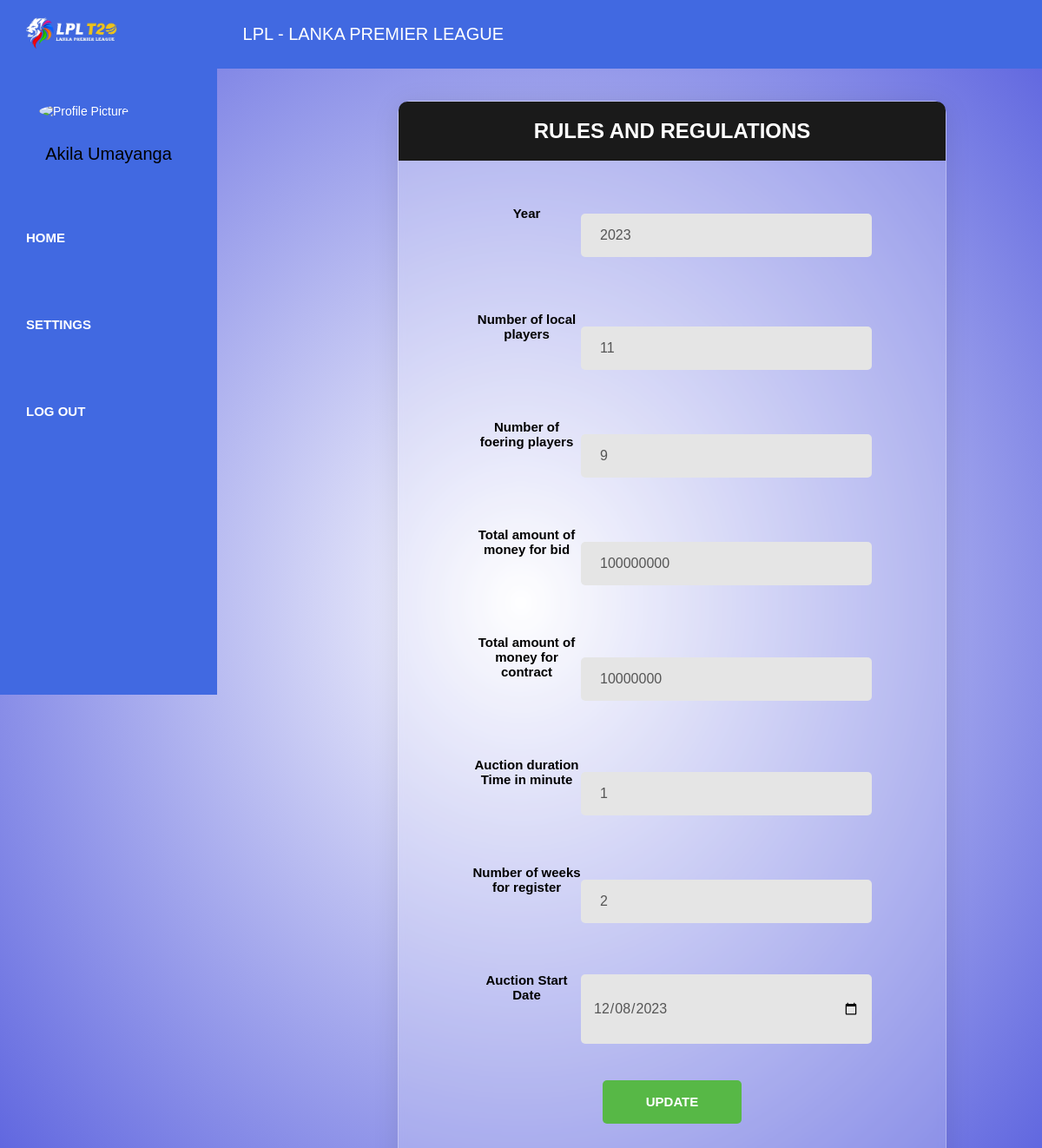
The app's page /Admin/Rule/rule.php (signed in) with its own data.
### tables this page shows
CREATE TABLE `rule` (
  `id` int(11) NOT NULL,
  `auction_year` year(4) NOT NULL,
  `no_local_players` int(11) NOT NULL,
  `no_foering_players` int(11) NOT NULL,
  `total_amount_of_bid` int(11) NOT NULL,
  `total_amount_of_contract` int(11) NOT NULL,
  `auction_duration_time` int(11) NOT NULL,
  `register_period` int(11) NOT NULL,
  `start` date NOT NULL DEFAULT current_timestamp()
);

### Admin/Rule/rule.php (the view, shortened to what this page needs)
<?php
        include "conn.php";
        mysqli_select_db($conn,"lplsystem");
if (isset($_SESSION['admin_id'])) {
    $sql="SELECT * from rule";
        $resultRule = mysqli_query($conn,$sql);
        while ($row = mysqli_fetch_assoc($resultRule)){
            $auction_year=$row['auction_year'];
            $no_local_players=$row['no_local_players'];
            $no_foering_players=$row['no_foering_players'];
            $total_amount_of_bid=$row['total_amount_of_bid'];
            $total_amount_of_contract=$row['total_amount_of_contract'];
            $auction_duration_time=$row['auction_duration_time'];
            $register_period=$row['register_period'];
            $start=$row['start'];
        }
} else {
    header("Location: ../logout.php");
}
?>
<!DOCTYPE html>
<html lang="en">
<head>
    <link href="vendor/mdi-font/css/material-design-iconic-font.min.css" rel="stylesheet" media="all">
    <link href="vendor/font-awesome-4.7/css/font-awesome.min.css" rel="stylesheet" media="all">
    <link href="vendor/select2/select2.min.css" rel="stylesheet" media="all">
    <link href="vendor/datepicker/daterangepicker.css" rel="stylesheet" media="all">
    <link href="css/main.css" rel="stylesheet" media="all">
</head>
<div class="header">
<body>
<?php
include('sidebar.php');
?>
<div class="navbar row">
      <div class="logo col-4">
        <img src="../../images/lpllogo.png" width="125px">
      </div>
      <div class="col-8" style="color: #fff; font-size:20px; text-align: center;"> LPL - LANKA PREMIER LEAGUE</div>
    </div>
    <br><br><br><br><br><br>
  <div class="content">
        <div class="wrapper wrapper--w790">
            <div class="card card-5">
                <div class="card-heading">
                    <h2 class="title">Rules And Regulations</h2>
                </div>
                <div class="card-body">
                    <form method="POST" action="">
                        <div class="form-row m-b-55">
                            <div class="name">Year</div>
                            <div class="value">
                                <div class="input-group">
                                            <input class="input--style-5" type="text" name="auction_year" value="<?php echo $auction_year?>">
                                </div>
                            </div>
                        </div>
                        <div class="form-row">
                            <div class="name">Number of local players</div>
                            <div class="value">
                                <div class="input-group">
                                    <input class="input--style-5" type="number" name="no_local_players"  value="<?php echo $no_local_players?>">
                                </div>
                            </div>
                        </div>
                        <div class="form-row">
                            <div class="name">Number of foering players</div>
                            <div class="value">
                                <div class="input-group">
                                    <input class="input--style-5" type="number" name="no_foering_players" value="<?php echo $no_foering_players?>">
                                </div>
                            </div>
                        </div>
                        <div class="form-row">
                            <div class="name">Total amount of money for bid</div>
                            <div class="value">
                                <div class="input-group">
                                    <input class="input--style-5" type="number" name="total_amount_of_bid" value="<?php echo $total_amount_of_bid?>">
                                </div>
                            </div>
                        </div>
                        <div class="form-row">
                            <div class="name">Total amount of money for contract</div>
                            <div class="value">
                                <div class="input-group">
                                    <input class="input--style-5" type="number" name="total_amount_of_contract" value="<?php echo $total_amount_of_contract?>">
                                </div>
                            </div>
                        </div>
                        <div class="form-row">
                            <div class="name">Auction duration Time in minute </div>
                            <div class="value">
                                <div class="input-group">
                                    <input class="input--style-5" type="number" name="auction_duration_time" value="<?php echo $auction_duration_time?>">
                                </div>
                            </div>
                        </div>
                        <div>
                        <div class="form-row">
                            <div class="name">Number of weeks for register</div>
                            <div class="value">
                                <div class="input-group">
                                    <input class="input--style-5" type="number" name="register_period" value="<?php echo $register_period?>">
                                </div>
                            </div>
                        </div>
                        <div>
                        <div class="form-row">
                            <div class="name">Auction Start Date</div>
                            <div class="value">
                                <div class="input-group">
                                    <input class="input--style-5" type="date" name="start" value="<?php echo $start?>">
                                </div>
                            </div>
                        </div>
                        <div>
                             <a href="updaterule.php" class="btn btn--radius-2 btn--green">Update</a>
                        </div>
                    </form>
                </div>
            </div>
        </div>
    </div>
</body>
</html>

### Admin/Rule/sidebar.php (shortened to what this page needs)
<?php
    include "conn.php";
    mysqli_select_db($conn,"lplsystem");
    $sql="SELECT * FROM admin";
    $results=mysqli_query($conn,$sql);
    while ($row = mysqli_fetch_assoc($results))   {
        $name=$row['first_name']." ".$row['last_name'];
    }
    ?>
<!DOCTYPE html>
<html lang="en">
<head>
</head>
<body>
<div class="sidebar">
    <img src="../2023_10_07_10_29_IMG_5477.JPG" alt="Profile Picture" class="profile-img">
    <div class="name">
    <?php
        echo $name;
    ?>
    </div>
</body>
</html>
    <a href="../index.php" class="btn btn-primary btn-block">HOME</a>
    <a href="../Settings/settings.php" class="btn btn-primary btn-block">SETTINGS</a>
    <a href="../logout.php" class="btn btn-primary btn-block"> LOG OUT</a>
</div>

### Admin/Rule/css/main.css (style rules this page uses)
.row { display: -webkit-box; display: -webkit-flex; display: -moz-box; display: -ms-flexbox; display: flex; -webkit-flex-wrap: wrap; -ms-flex-wrap: wrap; flex-wrap: wrap; }
.form-row { display: -webkit-box; display: -webkit-flex; display: -moz-box; display: -ms-flexbox; display: flex; -webkit-flex-wrap: wrap; -ms-flex-wrap: wrap; flex-wrap: wrap; -webkit-box-align: center; -webkit-align-items: center; -moz-box-align: center; -ms-flex-align: center; align-items: center; margin-bottom: 40px; }
.form-row .name { width: 125px; color: #555; font-size: 15px; font-weight: 700; }
.form-row .value { width: -webkit-calc(100% - 125px); width: -moz-calc(100% - 125px); width: calc(100% - 125px); }
html { -webkit-box-sizing: border-box; -moz-box-sizing: border-box; box-sizing: border-box; }
* { padding: 0; margin: 0; }
*, *:before, *:after { -webkit-box-sizing: inherit; -moz-box-sizing: inherit; box-sizing: inherit; }
body, h1, h2, h3, h4, h5, h6, blockquote, p, pre, dl, dd, ol, ul, figure, hr, fieldset, legend { margin: 0; padding: 0; }
body { font-family: "Open Sans", "Arial", "Helvetica Neue", sans-serif; font-weight: 400; font-size: 14px; }
h1, h2, h3, h4, h5, h6 { font-weight: 400; }
h2 { font-size: 30px; }
.m-b-55 { margin-bottom: 55px; }
.wrapper { margin: 0 auto; }
.wrapper--w790 { max-width: 790px; }
.btn { display: inline-block; line-height: 50px; padding: 0 50px; -webkit-transition: all 0.4s ease; -o-transition: all 0.4s ease; -moz-transition: all 0.4s ease; transition: all 0.4s ease; cursor: pointer; font-size: 15px; text-transform: uppercase; font-weight: 700; color: #fff; font-family: inherit; }
.btn--radius-2 { -webkit-border-radius: 5px; -moz-border-radius: 5px; border-radius: 5px; }
.btn--green { background: #57b846; }
input[type="date" i] { padding: 14px; }
input { outline: none; margin: 0; border: none; -webkit-box-shadow: none; -moz-box-shadow: none; box-shadow: none; width: 100%; font-size: 14px; font-family: inherit; }
.input--style-5 { background: #e5e5e5; line-height: 50px; -webkit-border-radius: 5px; -moz-border-radius: 5px; border-radius: 5px; padding: 0 22px; font-size: 16px; color: #555; }
.input-group { position: relative; margin: 0; }
.title { font-size: 24px; text-transform: uppercase; font-weight: 700; text-align: center; color: #fff; }
.card { -webkit-border-radius: 3px; -moz-border-radius: 3px; border-radius: 3px; background: #fff; }
.card-5 { background: #fff; -webkit-border-radius: 10px; -moz-border-radius: 10px; border-radius: 10px; -webkit-box-shadow: 0px 8px 20px 0px rgba(0, 0, 0, 0.15); -moz-box-shadow: 0px 8px 20px 0px rgba(0, 0, 0, 0.15); box-shadow: 0px 8px 20px 0px rgba(0, 0, 0, 0.15); }
.card-5 .card-heading { padding: 20px 0; background: #1a1a1a; -webkit-border-top-left-radius: 10px; -moz-border-radius-topleft: 10px; border-top-left-radius: 10px; -webkit-border-top-right-radius: 10px; -moz-border-radius-topright: 10px; border-top-right-radius: 10px; }
.card-5 .card-body { padding: 52px 85px; padding-bottom: 73px; }

### Admin/Rule/rule.php (style rules this page uses)
.header { background: radial-gradient(#fff, #5960de); height: 100%; }
.card { width: 80%; max-width: 3000px; color: #fff; text-align: center; padding: 50px -100px; border: 1px solid rgba(255, 255, 255, 0.3); background: rgba(255, 255, 255, 0.2); border-radius: 16px; box-shadow: 0 4px 30px rgba(0, 0, 0, 0.1); backdrop-filter: blur(5px); margin-left: auto; margin-right: 30px; }
.navbar { display: flex; align-items: center; padding: 20px; background-color: #4169E1; z-index: 1000; width: 100vw; position: fixed; top: 0; left: 0; }
.navbar { display: flex; align-items: center; padding: 20px; background-color: #4169E1; justify-content: space-between; align-items: center; }
a { text-decoration: none; color: #555; }
.col-8 { text-align: center; margin-right: 600px; }

### Admin/Rule/sidebar.php (style rules this page uses)
body { font-family: 'Arial', sans-serif; }
.sidebar { height: 100vh; width: 250px; position: fixed; top: 0; left: 0; background-color: #4169E1; padding-top: 90px; padding-left: 20px; padding-right: 20px; color: white; }
.profile-img { width: 150px; height: 150px; border-radius: 50%; margin-bottom: 30px; margin-left: 25px; margin-top: 30px; }
.name { font-size: 20px; margin-bottom: 50px; -webkit-text-fill-color: black; text-align: center; }
.sidebar a { text-decoration: none; color: rgb(255, 255, 255); display: block; padding: 10px; margin-bottom: 30px; border-radius: 10px; transition: background-color 0.3s; }
.content { margin-left: 250px; padding: 20px; }

### records on screen
rule: auction_year "2023", no_local_players "11", no_foering_players "9", total_amount_of_bid "100000000", total_amount_of_contract "10000000", auction_duration_time "1", register_period "2", start "12/08/2023"

### other values on screen
$name "Akila Umayanga"
